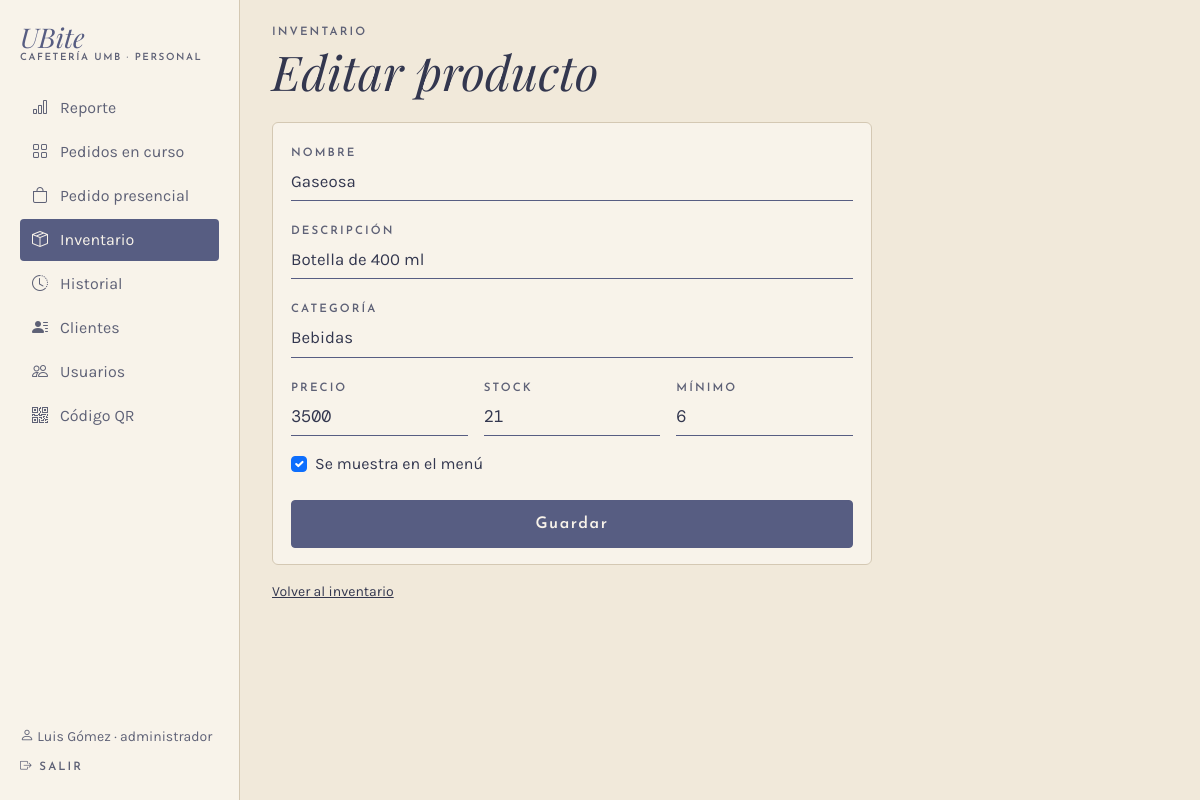
Page /inventario/producto/2 (signed in) on the earlier database version.
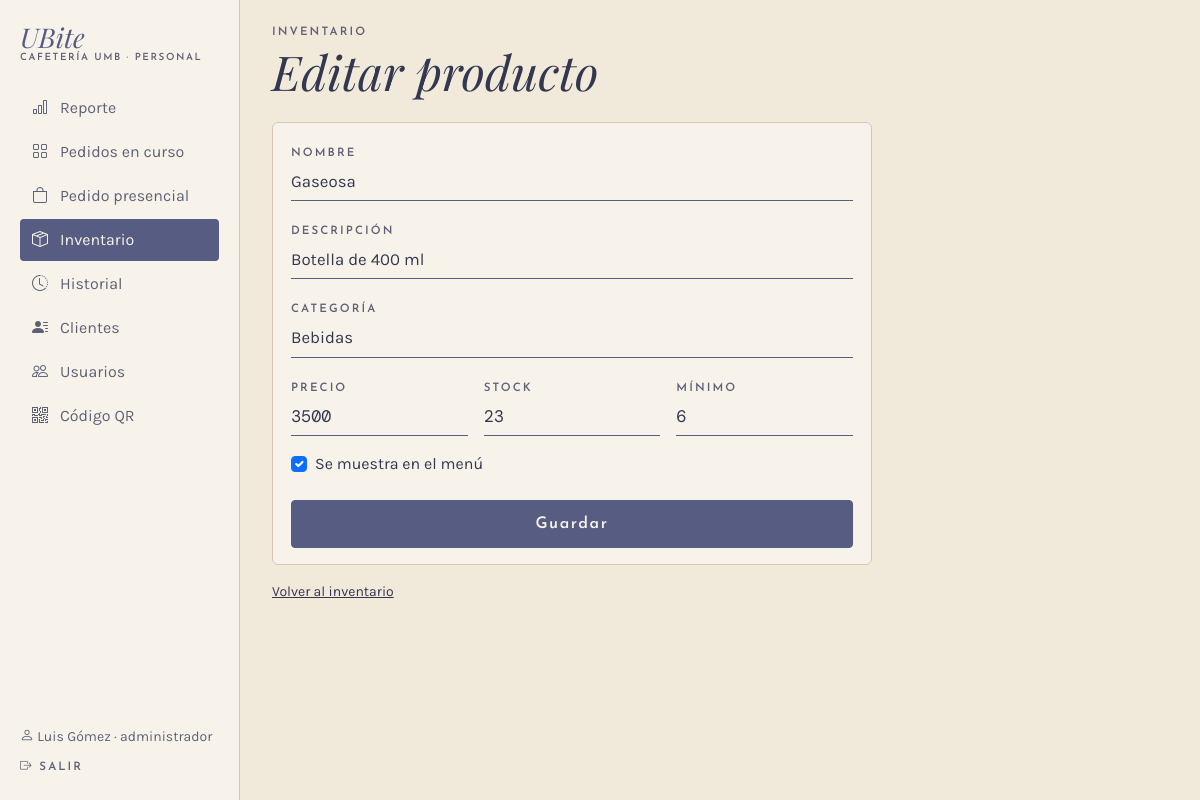
Same page on the later database version.
### app/models.py (models this page shows, shortened)
class Producto(db.Model):
    __tablename__ = "producto"
    __table_args__ = (
        db.CheckConstraint("precio > 0", name="ck_producto_precio"),
        db.CheckConstraint("stock_actual >= 0", name="ck_producto_stock"),
        db.CheckConstraint("stock_minimo >= 0", name="ck_producto_minimo"),
    )
    id_producto = db.Column(db.Integer, primary_key=True, autoincrement=True)
    nombre = db.Column(db.Text, nullable=False)
    descripcion = db.Column(db.Text)
    precio = db.Column(db.Float, nullable=False)
    stock_actual = db.Column(db.Integer, nullable=False, default=0)
    stock_minimo = db.Column(db.Integer, nullable=False, default=0)
    activo = db.Column(db.Boolean, nullable=False, default=True)
    id_categoria = db.Column(db.Integer, db.ForeignKey("categoria.id_categoria"), nullable=False)
    categoria = db.relationship("Categoria", back_populates="productos")

### app/routes/inventario.py (the view, shortened to what this page needs)
@bp.route("/producto/nuevo", methods=["GET", "POST"])
@bp.route("/producto/<int:id_producto>", methods=["GET", "POST"])
@rol_requerido("administrador")
def producto(id_producto=None):
    p = db.session.get(Producto, id_producto) if id_producto else None
    if id_producto and p is None:
        return redirect(url_for("inventario.lista"))
    datos = request.form if request.method == "POST" else None
    return render_template("inventario/producto.html", p=p, datos=datos,
                           categorias=Categoria.query.order_by(Categoria.nombre).all(),
                           es_admin=current_user.rol == "administrador")

### app/__init__.py (called while the page is built)
@login_manager.user_loader
def cargar_usuario(id_usuario):
    from .models import Usuario
    return db.session.get(Usuario, int(id_usuario))

### app/database.py (called while the page is built)
@event.listens_for(Engine, "begin")
def _iniciar(conexion):
    conexion.exec_driver_sql("BEGIN IMMEDIATE" if _escritura.get() else "BEGIN")

### app/models.py (called while the page is built)
    @property
    def is_active(self):
        return bool(self.activo)

### app/routes/__init__.py (called while the page is built)
def rol_requerido(*roles):
    def decorador(vista):
        @wraps(vista)
        @login_required
        def envoltura(*args, **kwargs):
            if current_user.rol not in roles:
                abort(403)
            return vista(*args, **kwargs)
        return envoltura
    return decorador

def datos_menu():
    if not current_user.is_authenticated:
        return {}
    from flask import request
    admin = current_user.rol == "administrador"
    seccion = request.endpoint
    if seccion in ("inventario.entrada", "inventario.producto"):
        seccion = "inventario.lista"
    return {"es_admin": admin, "seccion": seccion,
            "menu_personal": MENU_ADMIN if admin else MENU_CAJERO,
            "menu_inferior": INFERIOR_ADMIN if admin else INFERIOR_CAJERO}

### app/templates/inventario/producto.html (shortened to what this page needs)
{% extends "caja/_base.html" %}
{% set titulo_barra = "Editar producto" if p else "Nuevo producto" %}
{% set atras = url_for('inventario.lista') %}
{% set d = datos or {} %}
{% macro valor(campo, defecto="") %}{{ d.get(campo) if datos else (p[campo] if p and p[campo] is not none else defecto) }}{% endmacro %}
{% block panel %}
<div class="columna-movil mx-lg-0">
  <p class="etiqueta mb-1">Inventario</p>
  <h1 class="titulo display-5 mb-4 d-none d-lg-block">{{ titulo_barra }}</h1>
  <form method="post" class="tarjeta">
    <label class="etiqueta" for="nombre">Nombre</label>
    <input class="form-control linea-campo mb-3" id="nombre" name="nombre" maxlength="60" value="{{ valor('nombre') }}" required>
    <label class="etiqueta" for="descripcion">Descripción</label>
    <input class="form-control linea-campo mb-3" id="descripcion" name="descripcion" maxlength="80" value="{{ valor('descripcion') }}">
    <label class="etiqueta" for="categoria">Categoría</label>
    <input class="form-control linea-campo mb-3" id="categoria" name="categoria" list="categorias" required
           value="{{ d.get('categoria') if datos else (p.categoria.nombre if p else '') }}">
    <div class="row g-3 mb-3">
      <div class="col-4">
        <label class="etiqueta" for="precio">Precio</label>
        <input class="form-control linea-campo mono" id="precio" name="precio" type="number" min="1" step="50" value="{{ valor('precio')|replace('.0', '') }}" required>
      </div>
      <div class="col-4">
        <label class="etiqueta" for="stock_actual">Stock</label>
        <input class="form-control linea-campo mono" id="stock_actual" name="stock_actual" type="number" min="0" value="{{ valor('stock_actual', 0) }}" required>
      </div>
      <div class="col-4">
        <label class="etiqueta" for="stock_minimo">Mínimo</label>
        <input class="form-control linea-campo mono" id="stock_minimo" name="stock_minimo" type="number" min="0" value="{{ valor('stock_minimo', 0) }}" required>
      </div>
    </div>
    <div class="form-check mb-4">
      {% set activo = (d.get('activo') == 'si') if datos else (p.activo if p else true) %}
      <input class="form-check-input" type="checkbox" id="activo" name="activo" value="si" {{ 'checked' if activo }}>
      <label class="form-check-label" for="activo">Se muestra en el menú</label>
    </div>
    <button class="btn btn-ubite w-100" type="submit">Guardar</button>
  </form>
  <a class="small d-inline-block mt-3" href="{{ url_for('inventario.lista') }}">Volver al inventario</a>
</div>
{% endblock %}

Differences in the rows shown:
changed Producto "Gaseosa": stock_actual "21" → "23"
